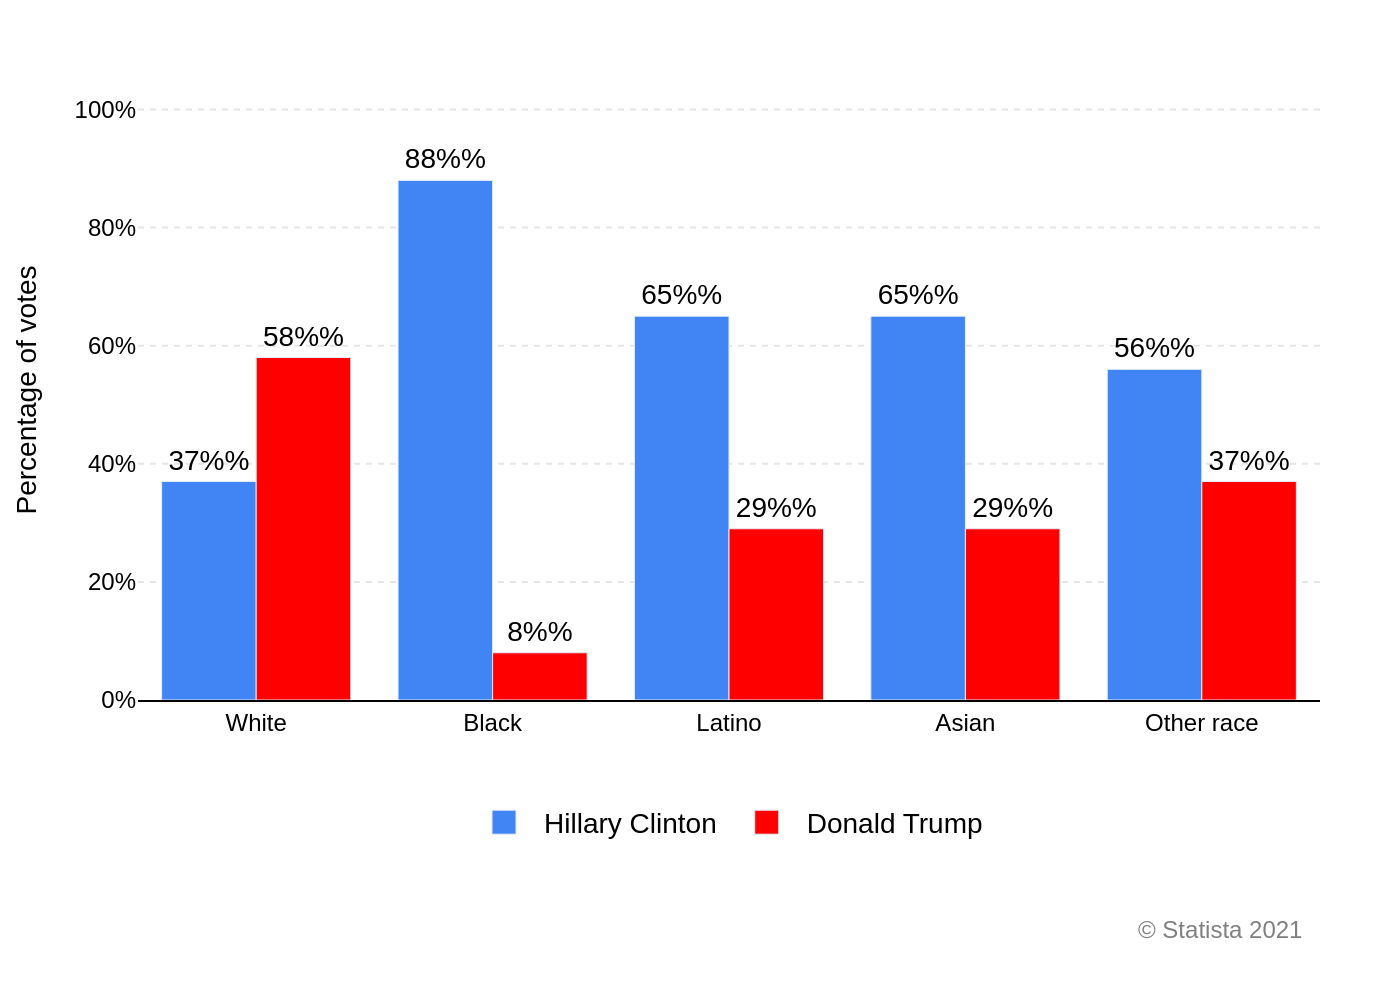

This figure's Python source:
import sys
import json
import os
import plotly.graph_objects as go

if len(sys.argv) != 2:
    print("Usage: python script.py <json_file_path>")
    sys.exit(1)

json_path = sys.argv[1]

try:
    with open(json_path, 'r', encoding='utf-8') as f:
        chart_info = json.load(f)
except FileNotFoundError:
    print(f"Error: JSON file not found at {json_path}")
    sys.exit(1)
except json.JSONDecodeError:
    print(f"Error: Could not decode JSON from {json_path}")
    sys.exit(1)

data = chart_info['chart_data']
texts = chart_info['texts']
colors = chart_info['colors']
categories = data['categories']
series = data['series']

fig = go.Figure()

for i, s in enumerate(series):
    fig.add_trace(go.Bar(
        x=categories,
        y=s['data'],
        name=s['name'],
        marker_color=colors[i],
        texttemplate='%{y}%',
        textposition='outside',
        textfont=dict(family='Arial', size=14, color='black'),
        hoverinfo='none'
    ))

fig.update_layout(
    barmode='group',
    plot_bgcolor='white',
    font=dict(family='Arial', size=12, color='black'),
    yaxis=dict(
        title=texts['y_axis_title'],
        range=[0, 105],
        showgrid=True,
        gridcolor='#E5E5E5',
        gridwidth=1,
        griddash='dot',
        zeroline=False,
        showline=False,
        ticksuffix='%',
        tickfont=dict(size=12)
    ),
    xaxis=dict(
        title_text=texts['x_axis_title'],
        tickfont=dict(size=12),
        showgrid=False,
        showline=True,
        linewidth=1,
        linecolor='black',
        zeroline=False
    ),
    legend=dict(
        orientation='h',
        yanchor='bottom',
        y=-0.25,
        xanchor='center',
        x=0.5,
        font=dict(size=14)
    ),
    margin=dict(l=60, r=40, t=40, b=150),
    annotations=[
        dict(
            text=texts['source'],
            showarrow=False,
            xref='paper',
            yref='paper',
            x=0.99,
            y=-0.4,
            xanchor='right',
            yanchor='bottom',
            align='right',
            font=dict(family='Arial', size=12, color='grey')
        )
    ]
)

base_name = os.path.splitext(os.path.basename(json_path))[0]
output_filename = f"{base_name}.png"

fig.write_image(output_filename, scale=2)

print(f"Chart saved to {output_filename}")
